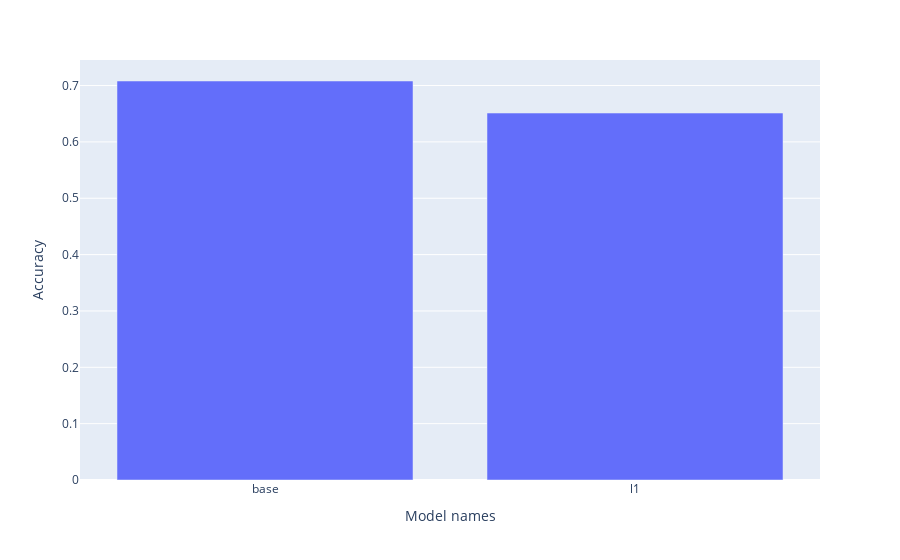

Notebook code cell kept with this figure:
### Code cell
label = []
data = []

perceptron_clf = Perceptron(max_iter=100, tol=0.0001, random_state=0)
label.append('base')
test_acc_perceptron, train_acc_perceptron = calc_accuracies(perceptron_clf, train_X, train_y, test_X, test_y)
data.append(test_acc_perceptron)

perceptron_clf = Perceptron(max_iter=100, tol=0.0001, random_state=0, penalty='l1')
label.append('l1')
test_acc_perceptron_reg, train_acc_perceptron_reg = calc_accuracies(perceptron_clf, train_X, train_y, test_X, test_y)
data.append(test_acc_perceptron_reg)

# perceptron_clf = Perceptron(max_iter=100, tol=0.0001, random_state=0, penalty='l2')
# label.append('l2')
# test_acc_perceptron_reg, train_acc_perceptron_reg = calc_accuracies(perceptron_clf, train_X, train_y, test_X, test_y)
# data.append(test_acc_perceptron_reg)

# perceptron_clf = Perceptron(max_iter=100, tol=0.0001, random_state=0, penalty='elasticnet')
# label.append('elasticnet')
# test_acc_perceptron_reg, train_acc_perceptron_reg = calc_accuracies(perceptron_clf, train_X, train_y, test_X, test_y)
# data.append(test_acc_perceptron_reg)

# for i in [0.01, 0.1, 0.3, 1, 10]:
#     perceptron_clf = Perceptron(max_iter=100, tol=i, random_state=0, penalty='elasticnet')
#     label.append('l1 alpha =' + str(i))
#     test_acc_perceptron_reg, train_acc_perceptron_reg = calc_accuracies(perceptron_clf, train_X, train_y, test_X, test_y)
#     data.append(test_acc_perceptron_reg)

plot_accuracies(data, label)

### Figure 1 — Plotly figure (JSON) as saved in the notebook; plotly's stock layout.template omitted (floating-point values rounded to 4 significant figures)
{"data": [{"alignmentgroup": "True", "hovertemplate": "Model names=%{x}<br>Accuracy=%{y}<extra></extra>", "legendgroup": "", "marker": {"color": "#636efa", "pattern": {"shape": ""}}, "name": "", "offsetgroup": "", "orientation": "v", "showlegend": false, "textposition": "auto", "type": "bar", "x": ["base", "l1"], "xaxis": "x", "y": [0.7081, 0.6512], "yaxis": "y"}], "layout": {"barmode": "relative", "legend": {"tracegroupgap": 0}, "margin": {"t": 60}, "xaxis": {"anchor": "y", "domain": [0, 1], "title": {"text": "Model names"}}, "yaxis": {"anchor": "x", "domain": [0, 1], "title": {"text": "Accuracy"}}}}
